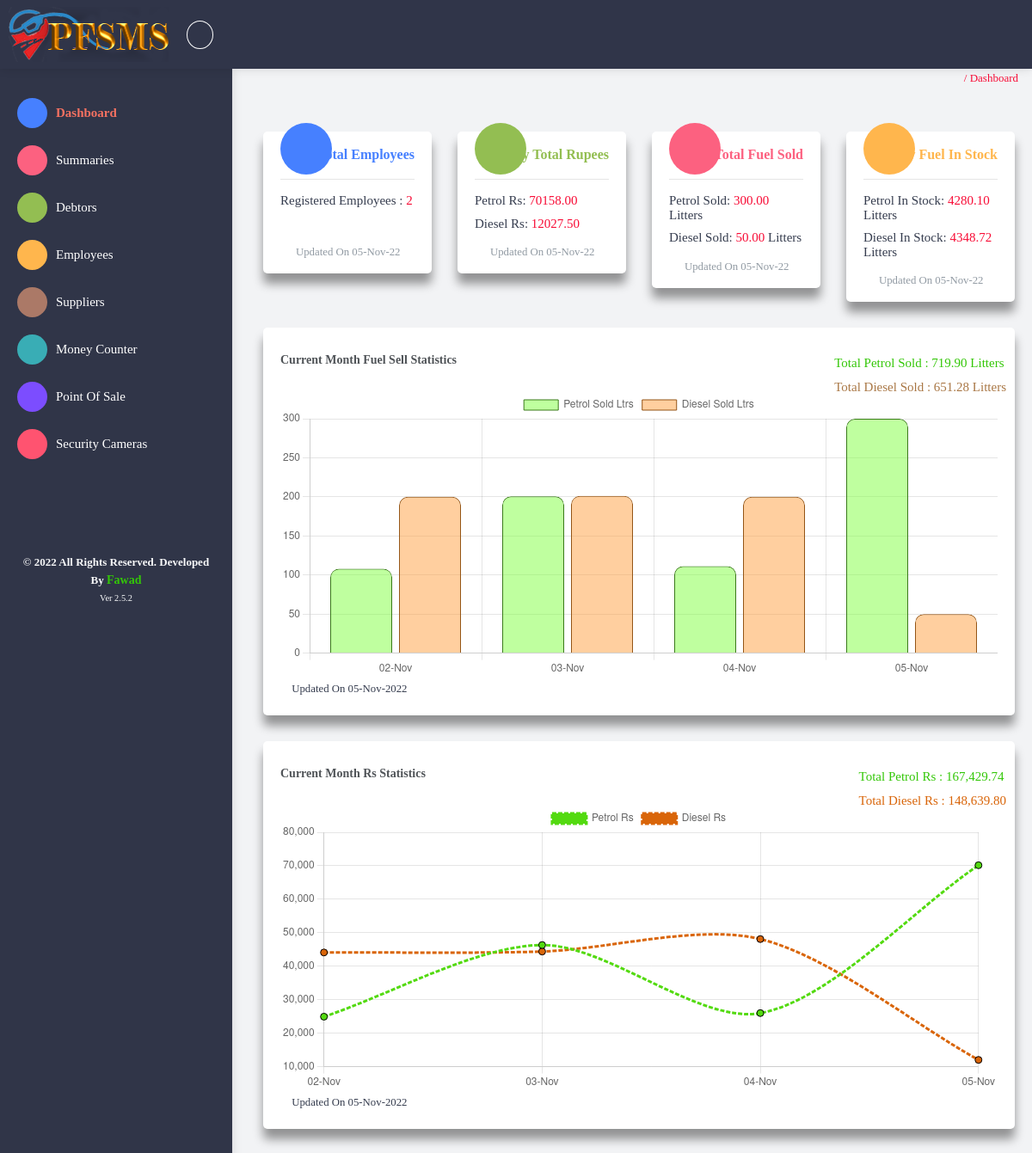
The app's page / (signed in) with its own data.
### Web/models.py (models this page shows, shortened)
class Summary(models.Model):
    id = models.AutoField(primary_key=True)
    Admin = models.ForeignKey(User, on_delete=models.CASCADE)
    Date = models.DateField(auto_now=False)
    Petrol_Price = models.FloatField()
    Diesel_Price = models.FloatField()
    Petrol_ReadingA = models.FloatField()
    Petrol_ReadingB = models.FloatField()
    Petrol_ReadingC = models.FloatField()
    Petrol_ReadingD = models.FloatField()
    Total_Petrol_Sold = models.FloatField()
    Total_Petrol_Rs = models.FloatField()
    Diesel_ReadingA = models.FloatField()
    Diesel_ReadingB = models.FloatField()
    Total_Diesel_Sold = models.FloatField()
    Total_Diesel_Rs = models.FloatField()
    Today_Sale_Man = models.CharField(max_length=25)
    Tonight_Sale_Man = models.CharField(max_length=25)
    Today_Total_Expenses = models.FloatField()
    Today_Total_Credit = models.FloatField()
    Today_Total_Debit = models.FloatField()
    Today_Rs = models.FloatField()
    class Meta:
        verbose_name_plural = "Summaries"

class Fuel_Stock(models.Model):
    id = models.AutoField(primary_key=True)
    Admin = models.ForeignKey(User, on_delete=models.CASCADE)
    Date = models.ForeignKey(Summary, on_delete=models.CASCADE)
    Total_Petrol_In_Stock = models.FloatField()
    Total_Diesel_In_Stock = models.FloatField()
    class Meta:
        verbose_name_plural = "Fuel Stock"

### Web/views.py (the view)
# urls.py: path('', views.dashboard, name="Dashboard"),
@login_required(login_url='/Login')
def dashboard(request):
    global context
    totalPetrolSoldM = 0
    totalDieselSoldM = 0
    totalPetrolRs = 0
    totalDieselRs = 0
    if not models.Summary.objects.filter(Admin=request.user):
        messages.error(request, 'Sorry! You Dont Have Any Record Please SignUp First Thank You')
    else:
        boxes = [models.Summary.objects.filter(Admin=request.user).last()]
        employee = models.Employee_Detail.objects.filter(Admin=request.user)
        fuelStock = [models.Fuel_Stock.objects.filter(Admin=request.user).last()]
        if not models.Summary.objects.filter(Admin=request.user, id__gte=2, Date__month=x.strftime('%m')):
            currentMonthData = models.Summary.objects.filter(Admin=request.user, id__gte=2)[:20]
        else:
            currentMonthData = models.Summary.objects.filter(Admin=request.user, id__gte=2,
                                                             Date__month=x.strftime('%m'))
        for i in currentMonthData:
            totalPetrolSoldM += float(i.Total_Petrol_Sold)
            totalDieselSoldM += float(i.Total_Diesel_Sold)
            totalPetrolRs += float(i.Total_Petrol_Rs)
            totalDieselRs += float(i.Total_Diesel_Rs)
        context = {'boxes': boxes, 'employee': employee, 'currentMonth': currentMonthData,
                   'PetrolSoldM': totalPetrolSoldM, 'DieselSoldM': totalDieselSoldM, 'PetrolRsM': totalPetrolRs,
                   'DieselRsM': totalDieselRs, 'fuelStock': fuelStock}
        return render(request, 'Dashboard.html', context)
    return render(request, 'Dashboard.html')

### Web/templates/Dashboard.html (shortened to what this page needs)
{% extends 'Base.html' %}
{% load humanize %}
{% block linkTitle %}Dashboard{% endblock %}
{% block body %}
    {% for i in boxes %}
        <div class="card-block pt-0">
            <div class="row">
                <div class="col-md-6 col-xl-3">
                    <div class="card widget-card-1 cardStyling">
                        <div class="card-block-small">
                            <i class="icofont-people bg-c-blue card1-icon"></i>
                            <span class="text-c-blue f-w-600">Total Employees</span>
                            <hr>
                            <div class="text-left">
                                <h6>Registered Employees : <span class="text-danger">{{ employee.count }}</span></h6>
                            </div>
                            <div>
                                <span class="f-left text-muted mt-2 small">
                                    <i class="text-c-blue icofont-refresh mr-2"></i>Updated On {{ i.Date|date:"d-M-y" }}
                                </span>
                            </div>
                        </div>
                    </div>
                </div>
                <div class="col-md-6 col-xl-3">
                    <div class="card widget-card-1 cardStyling">
                        <div class="card-block-small">
                            <i class="icofont-money bg-c-green card1-icon"></i>
                            <span class="text-c-green f-w-600">Today Total Rupees</span>
                            <hr>
                            <div class="text-left">
                                <h6>Petrol Rs: <span
                                        class="text-danger">{{ i.Total_Petrol_Rs|floatformat:2 }}</span></h6>
                                <h6>Diesel Rs: <span
                                        class="text-danger">{{ i.Total_Diesel_Rs|floatformat:2 }}</span></h6>
                            </div>
                            <div>
                                <span class="f-left text-muted mt-2 small">
                                    <i class="text-c-green icofont-refresh mr-2"></i>Updated On {{ i.Date|date:"d-M-y" }}
                                </span>
                            </div>
                        </div>
                    </div>
                </div>
                <div class="col-md-6 col-xl-3">
                    <div class="card widget-card-1 cardStyling">
                        <div class="card-block-small">
                            <i class="icofont-minus-circle bg-c-pink card1-icon"></i>
                            <span class="text-c-pink f-w-600">Today Total Fuel Sold</span>
                            <hr>
                            <div class="text-left ">
                                <h6>Petrol Sold: <span
                                        class="text-danger">{{ i.Total_Petrol_Sold|floatformat:2 }}</span> Litters
                                </h6>
                                <h6>Diesel Sold: <span
                                        class="text-danger">{{ i.Total_Diesel_Sold|floatformat:2 }}</span> Litters
                                </h6>
                            </div>
                            <div>
                                <span class="f-left text-muted mt-2 small">
                                    <i class="text-c-pink icofont-refresh mr-2"></i>Updated On {{ i.Date|date:"d-M-y" }}
                                </span>
                            </div>
                        </div>
                    </div>
                </div>
                <div class="col-md-6 col-xl-3">
                    <div class="card widget-card-1 cardStyling">
                        <div class="card-block-small">
                            <i class="icofont-plus-circle bg-c-yellow card1-icon"></i>
                            <span class="text-c-yellow f-w-600">Today Fuel In Stock</span>
                            <hr>
                            {% for f in fuelStock %}
                                <div class="text-left">
                                    <h6>Petrol In Stock: <span
                                            class="text-danger">{{ f.Total_Petrol_In_Stock|floatformat:2 }}</span>
                                        Litters
                                    </h6>
                                    <h6>Diesel In Stock: <span
                                            class="text-danger">{{ f.Total_Diesel_In_Stock|floatformat:2 }}</span>
                                        Litters
                                    </h6>
                                </div>
                            {% endfor %}
                            <div>
                                <span class="f-left text-muted mt-2 small">
                                    <i class="text-c-yellow icofont-refresh mr-2"></i>Updated On {{ i.Date|date:"d-M-y" }}
                                </span>
                            </div>
                        </div>
                    </div>
                </div>
                <div class="col-md-12">
                    <div class="card cardStyling">
                        <div class="card-header">
                            <h5> Current Month Fuel Sell Statistics</h5>
                            <div class="card-header-right">
                                <span class="text-success">Total Petrol Sold : {{ PetrolSoldM|floatformat:2 }} Litters</span>
                                <span style="color: rgb(148,85,23,0.8)">Total Diesel Sold : {{ DieselSoldM|floatformat:2 }} Litters</span>
                            </div>
                        </div>
                        <div class="card-block">
                            <canvas id="Current Month Statistics" height="120px"></canvas>
                            <small class="icofont-refresh"> Updated On {{ i.Date|date:"d-M-Y" }} {{ i.Time }}</small>
                        </div>
                    </div>
                </div>
                <div class="col-md-12">
                    <div class="card cardStyling">
                        <div class="card-header">
                            <h5>Current Month Rs Statistics</h5>
                            <div class="card-header-right">
                                <span class="text-success">Total Petrol Rs : {{ PetrolRsM|floatformat:2|intcomma }}</span>
                                <span style="color: rgb(217,101,9)">Total Diesel Rs : {{ DieselRsM|floatformat:2|intcomma }}</span>
                            </div>
                        </div>
                        <div class="card-block">
                            <canvas id="Current Month Rs Statistics" height="120px"></canvas>
                            <small class="icofont-refresh"> Updated On {{ i.Date|date:"d-M-Y" }} {{ i.Time }}</small>
                        </div>
                    </div>
                </div>
            </div>
        </div>
    {% endfor %}
    <script>
        var ctx = document.getElementById('Current Month Statistics');
        var monthStatistics = new Chart(ctx, {
            data: {
                datasets: [{
                    type: 'bar',
                    label: 'Petrol Sold Ltrs',
                    data: [{% for i in currentMonth %}{{ i.Total_Petrol_Sold }}, {% endfor %}],
                    backgroundColor: 'rgba(128,255,64,0.5)',
                    borderColor: 'rgb(59,122,27)',
                    borderRadius: 10,
                    borderWidth: 1
                }, {
                    type: 'bar',
                    label: 'Diesel Sold Ltrs',
                    data: [{% for i in currentMonth %}{{ i.Total_Diesel_Sold }}, {% endfor %}],
                    backgroundColor: 'rgba(255, 159, 64, 0.5)',
                    borderColor: 'rgb(148,85,23)',
                    borderRadius: 10,
                    borderWidth: 1,
                }],
                labels: [{% for i in currentMonth %}'{{ i.Date|date:"d-M" }}',{% endfor %}],
            },
        });
    </script>
    <script>
        var ctx = document.getElementById('Current Month Rs Statistics');
        var yearStatistics = new Chart(ctx, {
            data: {
                datasets: [{
                    type: 'line',
                    label: 'Petrol Rs',
                    data: [{% for i in currentMonth %}{{ i.Total_Petrol_Rs }}, {% endfor %}],
                    borderColor: 'rgb(83,218,16)',
                    backgroundColor: 'rgb(83,218,16)',
                    borderDash: [5, 2],
                    fill: false,
                    tension: 0.3,
                    pointStyle: 'circle',
                    pointRadius: 4,
                    pointBorderColor: 'rgb(0, 0, 0)'
                }, {
                    type: 'line',
                    label: 'Diesel Rs',
                    data: [{% for i in currentMonth %}{{ i.Total_Diesel_Rs }}, {% endfor %}],
                    borderColor: 'rgb(217,101,9)',
                    backgroundColor: 'rgb(217,101,9)',
                    borderDash: [5, 2],
                    fill: false,
                    tension: 0.3,
                    pointStyle: 'circle',
                    pointRadius: 4,
                    pointBorderColor: 'rgb(0, 0, 0)'
                }],
                labels: [{% for i in currentMonth %}'{{ i.Date|date:"d-M" }}',{% endfor %}],
            },
        });
    </script>
{% endblock %}

### records on screen
Summary: count "2", Date "05-Nov-22", Total_Petrol_Rs "70158.00", Total_Diesel_Rs "12027.50", Total_Petrol_Sold "300.00", Total_Diesel_Sold "50.00", PetrolSoldM "719.90", DieselSoldM "651.28", Date "05-Nov-2022", PetrolRsM "167,429.74", DieselRsM "148,639.80"
Fuel_Stock: Total_Petrol_In_Stock "4280.10", Total_Diesel_In_Stock "4348.72"

### other values on screen
chart data {{ i.Total_Petrol_Sold }} 108.0, 200.69, 111.21000000000001, 300.0
chart data {{ i.Total_Diesel_Sold }} 200.0, 201.27999999999997, 200.0, 50.0
chart data {{ i.Total_Petrol_Rs }} 24932.88, 46331.2934, 26007.570600000003, 70158.0
